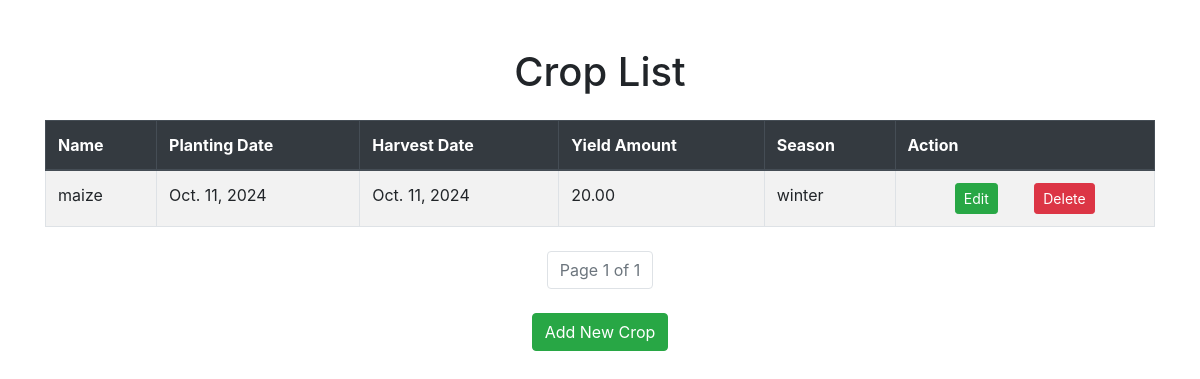
The page /crop/ on the database its author committed.
### crop/models.py (models this page shows, shortened)
class Crop(models.Model):
    name = models.CharField(max_length=100)
    planting_date = models.DateField(default=timezone.now)
    harvest_date = models.DateField()
    yield_amount = models.DecimalField(max_digits=10, decimal_places=2,blank=False , null=False,default=0)
    season = models.CharField(max_length=50,default='winter')

### crop/views.py (the view)
# urls.py: path('',views.crop_list, name='crop_list'),
def crop_list(request):
    crops = Crop.objects.all()
    paginator = Paginator(crops,5)
    page_number = request.GET.get('page')
    page_obj = paginator.get_page(page_number)
    return render(request,'crop/crop_list.html', {'page_obj':page_obj})

### crop/templates/crop/crop_list.html (shortened to what this page needs)
<!DOCTYPE html>
<html lang="en">
<head>
    <link href="https://stackpath.bootstrapcdn.com/bootstrap/4.5.2/css/bootstrap.min.css" rel="stylesheet">
</head>
<body>
    <div class="container mt-5">
        <h1 class="text-center mb-4">Crop List</h1>
        <table class="table table-striped table-bordered">
            <thead class="thead-dark">
                <tr>
                    <th scope="col">Name</th>
                    <th scope="col">Planting Date</th>
                    <th scope="col">Harvest Date</th>
                    <th scope="col">Yield Amount</th>
                    <th scope="col">Season</th>
                    <th scope="col">Action</th>
                </tr>
            </thead>
            <tbody>
                {% for crop in page_obj %}
                    <tr>
                        <td>{{ crop.name }}</td>
                        <td>{{ crop.planting_date }}</td>
                        <td>{{ crop.harvest_date }}</td>
                        <td>{{ crop.yield_amount }}</td>
                        <td>{{ crop.season}}</td>
                        <td class="text-center">
                            <a href="{% url 'crop_update' crop.pk %}" class="btn btn-success btn-sm mr-4">Edit</a>
                            <form action="{% url 'crop_delete' crop.pk %}" method="POST" style="display:inline;">
                                <button type="submit" class="btn btn-danger btn-sm ml-2">Delete</button>
                            </form>
                        </td>
                    </tr>
                {% empty %}
                    <tr>
                        <td colspan="4" class="text-center">No crops available</td>
                    </tr>
                {% endfor %}
            </tbody>
        </table>
        <nav aria-label="Page navigation" class="mt-4">
            <ul class="pagination justify-content-center">
                <li class="page-item disabled">
                    <span class="page-link">Page {{ page_obj.number }} of {{ page_obj.paginator.num_pages }}</span>
                </li>
            </ul>
        </nav>
        <div class="text-center mt-4">
            <a href="{% url 'crop_create' %}" class="btn btn-success">Add New Crop</a>
        </div>
    </div>
</body>
</html>

### rows shown on the page
Crop: name "maize", planting_date "Oct. 11, 2024", harvest_date "Oct. 11, 2024", yield_amount "20.00", season "winter"

### other values the page prints
{{ page_obj.number }} "1"
{{ page_obj.paginator.num_pages }} "1"
